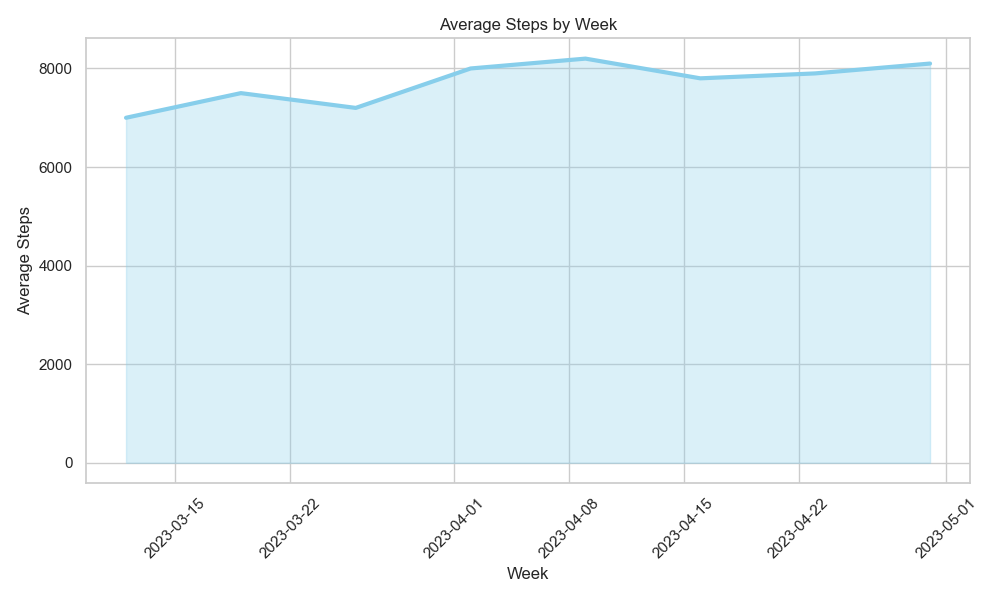

The script that drew this image:

import pandas as pd
import seaborn as sns
import matplotlib.pyplot as plt

# Data you provided
data = [
    {'Week': '2023-W10', ' Average Steps': 7000},
    {'Week': '2023-W11', ' Average Steps': 7500},
    {'Week': '2023-W12', ' Average Steps': 7200},
    {'Week': '2023-W13', ' Average Steps': 8000},
    {'Week': '2023-W14', ' Average Steps': 8200},
    {'Week': '2023-W15', ' Average Steps': 7800},
    {'Week': '2023-W16', ' Average Steps': 7900},
    {'Week': '2023-W17', ' Average Steps': 8100}
]

# Turn data into a pandas DataFrame
df = pd.DataFrame(data)

# Format 'Week' column to proper datetime format for easy plotting
df['Week'] = pd.to_datetime(df['Week'] + "0", format='%G-W%V%w')

# Set seaborn style
sns.set_theme(style="whitegrid")

# Initialize the matplotlib figure 
f, ax = plt.subplots(figsize=(10, 6))

# Plotting the line
sns.lineplot(data=df, x='Week', y=' Average Steps', ax=ax, color="skyblue", lw=3)

# Filling the area underneath the line
plt.fill_between(x=df['Week'], y1=df[' Average Steps'], color="skyblue", alpha=0.3)

# Customizing titles and labels
ax.set_title('Average Steps by Week')
ax.set_xlabel('Week')
ax.set_ylabel('Average Steps')

# Formatting x-axis to show dates in a nicer format
plt.xticks(rotation=45)
ax.xaxis.set_major_formatter(plt.matplotlib.dates.DateFormatter('%Y-%m-%d'))

# Show the plot
plt.tight_layout()
plt.show()
